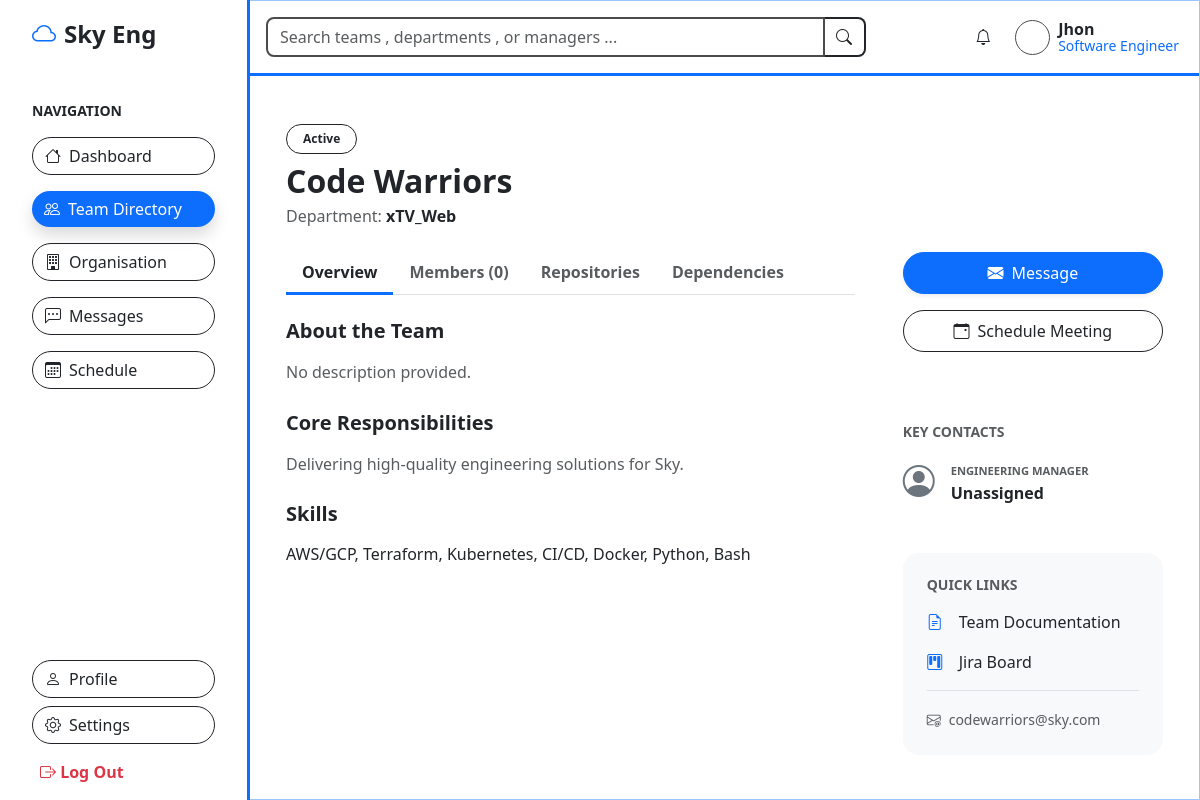
The app's page /teams/1/ (signed in) with its own data.
### apps/teams/models.py (models this page shows, shortened)
class Team(models.Model):
    department = models.ForeignKey(Department, on_delete=models.CASCADE, related_name='teams')
    manager_user = models.ForeignKey(User, on_delete=models.SET_NULL, null=True, blank=True, related_name='managed_teams')
    team_name = models.CharField(max_length=150)
    leader_name = models.CharField(max_length=150, blank=True, null=True)
    responsibilities = models.TextField(blank=True, null=True)  # Used in Overview Tab
    purpose = models.TextField(blank=True, null=True)           # Used in Overview Tab
    description = models.TextField(blank=True, null=True)       # Used for Directory Cards
    status = models.CharField(max_length=50, default='Active')
    skills = models.CharField(max_length=500, blank=True, null=True)
    dev_focus = models.TextField(blank=True, null=True)
    jira_project_name = models.CharField(max_length=200, blank=True, null=True)
    jira_board_url = models.URLField(blank=True, null=True)
    slack_channel = models.CharField(max_length=200, blank=True, null=True)
    standup_time = models.TimeField(blank=True, null=True)
    standup_link = models.URLField(blank=True, null=True)
    wiki_url = models.URLField(blank=True, null=True)
    created_date = models.DateTimeField(auto_now_add=True)
    disbanded_at = models.DateTimeField(null=True, blank=True)

class Department(models.Model):
    organisation = models.ForeignKey(Organisation, on_delete=models.CASCADE, related_name='departments')
    department_name = models.CharField(max_length=150)
    dept_description = models.TextField(blank=True, null=True)
    dept_leader_user = models.ForeignKey(User, on_delete=models.SET_NULL, null=True, blank=True, related_name='led_departments')
    specialisation = models.CharField(max_length=150, blank=True, null=True)

### apps/teams/views.py (the view)
# urls.py: path('<int:team_id>/', views.team_detail, name='team_detail'),
def team_detail(request, team_id):
    team = get_object_or_404(
        Team.objects.select_related('department', 'manager_user')
        .prefetch_related(
            'team_members__user',
            'repositories',
            'upstream_dependencies__upstream_team',
            'downstream_dependencies__downstream_team'
        ),
        id=team_id
    )
    context = {
        'team': team,
    }
    return render(request, 'teams/team_detail.html', context)

### templates/teams/team_detail.html (shortened to what this page needs)
{% extends 'base.html' %}
{% block content %}
<div class="container-fluid py-4">
    <div class="mb-4">
        <span class="badge mb-2 px-3 py-2 rounded-pill border border-dark text-dark" style="background-color: transparent;">
            {{ team.status }}
        </span>
        <h2 class="fw-bold mb-1">{{ team.team_name }}</h2>
        <p class="text-muted">Department: <strong class="text-dark">{{ team.department.department_name }}</strong></p>
    </div>
    <div class="row g-5">
        <div class="col-12 col-lg-8">
            <ul class="nav nav-tabs mb-4 border-bottom-2" id="teamTabs" role="tablist">
                <li class="nav-item" role="presentation">
                    <button class="nav-link active text-dark fw-bold border-0 border-bottom border-primary border-3 bg-transparent" id="overview-tab" data-bs-toggle="tab" data-bs-target="#overview" type="button" role="tab">Overview</button>
                </li>
                <li class="nav-item" role="presentation">
                    <button class="nav-link text-muted fw-bold border-0 bg-transparent" id="members-tab" data-bs-toggle="tab" data-bs-target="#members" type="button" role="tab">Members ({{ team.team_members.all|length }})</button>
                </li>
                <li class="nav-item" role="presentation">
                    <button class="nav-link text-muted fw-bold border-0 bg-transparent" id="repos-tab" data-bs-toggle="tab" data-bs-target="#repos" type="button" role="tab">Repositories</button>
                </li>
                <li class="nav-item" role="presentation">
                    <button class="nav-link text-muted fw-bold border-0 bg-transparent" id="dependencies-tab" data-bs-toggle="tab" data-bs-target="#dependencies" type="button" role="tab">Dependencies</button>
                </li>
            </ul>
            <div class="tab-content" id="teamTabsContent">
                <div class="tab-pane fade show active" id="overview" role="tabpanel">
                    <h5 class="fw-bold mb-3">About the Team</h5>
                    <p class="text-muted mb-4" style="line-height: 1.7;">{{ team.description|default:"No description provided." }}</p>
                    <h5 class="fw-bold mb-3">Core Responsibilities</h5>
                    <p class="text-muted mb-4" style="line-height: 1.7;">{{ team.purpose|default:"Delivering high-quality engineering solutions for Sky." }}</p>
                    <h5 class="fw-bold mb-3">Skills</h5>
                    <p class="text-dark fw-medium">{{ team.skills|default:"AWS/GCP, Terraform, Kubernetes, CI/CD, Docker" }}</p>
                </div>
            </div>
        </div>
        <div class="col-12 col-lg-4">
            <div class="mb-4">
                <a href="{% url 'mails' %}" class="btn btn-primary w-100 mb-3 rounded-pill py-2 shadow-sm"><i class="bi bi-envelope-fill me-2"></i>Message</a>
                <a href="{% url 'schedule' %}" class="btn btn-outline-dark w-100 mb-5 rounded-pill py-2"><i class="bi bi-calendar-event me-2"></i>Schedule Meeting</a>
            </div>
            <div class="mb-5">
                <h6 class="text-uppercase text-muted fw-bold small mb-3">Key Contacts</h6>
                <div class="d-flex align-items-center mb-3">
                    <i class="bi bi-person-circle fs-2 text-secondary me-3"></i>
                    <div>
                        <small class="text-muted text-uppercase fw-bold" style="font-size: 0.7rem;">Engineering Manager</small>
                        <p class="mb-0 fw-bold">
                            {% if team.manager_user %}
                                {{ team.manager_user.first_name }} {{ team.manager_user.last_name|default:team.manager_user.username }}
                            {% else %}
                                Unassigned
                            {% endif %}
                        </p>
                    </div>
                </div>
            </div>
            <div class="p-4 bg-light rounded-4 border-0">
                <h6 class="text-uppercase text-muted fw-bold small mb-3">Quick Links</h6>
                <ul class="list-unstyled mb-0 d-grid gap-3">
                    <li><a href="{{ team.wiki_url|default:'#' }}" class="text-decoration-none text-dark fw-medium"><i class="bi bi-file-earmark-text text-primary me-3"></i>Team Documentation</a></li>
                    <li><a href="{{ team.jira_board_url|default:'#' }}" class="text-decoration-none text-dark fw-medium"><i class="bi bi-kanban text-primary me-3"></i>Jira Board</a></li>
                    <li class="border-top pt-3"><a href="#" class="text-decoration-none text-muted small"><i class="bi bi-envelope-at me-2"></i>{{ team.team_name|lower|cut:" " }}@sky.com</a></li>
                </ul>
            </div>
        </div>
    </div>
</div>
{% endblock %}

### templates/base.html (shortened to what this page needs)
<!DOCTYPE html>
<html>
<head>
    <link href="https://cdn.jsdelivr.net/npm/bootstrap@5.3.8/dist/css/bootstrap.min.css" rel="stylesheet">
    <link rel="stylesheet" href="https://cdn.jsdelivr.net/npm/bootstrap-icons@1.13.1/font/bootstrap-icons.min.css">
</head>
<body class="bg-light">
    <aside class="app-sidebar bg-white border-end border-primary border-3">
        {% include 'components/left_nav.html' %}
    </aside>
    <main class="app-main bg-white border border-start-0 border-primary-subtle">
        <div class="main-board">
            {% include 'components/topbar.html' %}
            <div class="p-3 p-lg-4">
                {% block content %}{% endblock %}
            </div>
        </div>
    </main>
</body>
</html>

### templates/components/left_nav.html
<div class="portal-sidebar d-flex flex-column h-100">
    <div class="portal-sidebar-inner d-flex flex-column h-100">
        <div class="d-flex align-items-center gap-2 mb-5">
            <i class="bi bi-cloud text-primary fs-4"></i>
            <h4 class="m-0 fw-bold">Sky Eng</h4>
        </div>
        <p class="text-uppercase fw-bold small mb-3 text-dark">Navigation</p>
        <nav class="d-grid gap-3">
            <a href="{% url 'home' %}" class="btn rounded-pill d-flex align-items-center gap-2 text-start
                     {% if request.path == '/' %}btn-primary border-0 shadow{% else %}btn-outline-dark{% endif %}">
                <i class="bi bi-house"></i>
                <span>Dashboard</span>
            </a>
            <a href="{% url 'teams:teams_list' %}" class="btn rounded-pill d-flex align-items-center gap-2 text-start
                     {% if '/teams/' in request.path %}btn-primary text-white border-0 shadow{% else %}btn-outline-dark{% endif %}">
                <i class="bi bi-people"></i>
                <span>Team Directory</span>
            </a>
            <a href="{% url 'organisation' %}" class="btn rounded-pill d-flex align-items-center gap-2 text-start
                     {% if '/organisation/' in request.path %}btn-primary border-0 shadow{% else %}btn-outline-dark{% endif %}">
                <i class="bi bi-building"></i>
                <span>Organisation</span>
             </a>
            <a href="{% url 'mails' %}" class="btn rounded-pill d-flex align-items-center gap-2 text-start
                     {% if '/mails/' in request.path %}btn-primary border-0 shadow{% else %}btn-outline-dark{% endif %}">
                <i class="bi bi-chat-left-dots"></i>
                <span>Messages</span>
            </a>
            <a href="{% url 'schedule' %}" class="btn rounded-pill d-flex align-items-center gap-2 text-start
                     {% if '/schedule/' in request.path %}btn-primary border-0 shadow{% else %}btn-outline-dark{% endif %}">
                <i class="bi bi-calendar3"></i>
                <span>Schedule</span>
            </a>
        </nav>
        <div class="mt-auto d-grid gap-2">
            <a href="{% url 'profile' %}" class="btn rounded-pill d-flex align-items-center gap-2 text-start
                     {% if '/profile/' in request.path %} btn-primary border-0 shadow{% else %}btn-outline-dark{% endif %}">
                <i class="bi bi-person"></i>
                <span>Profile</span>
            </a>
           <a href="{% url 'users:settings' %}" class="btn rounded-pill d-flex align-items-center gap-2 text-start
                    {% if '/settings/' in request.path %}btn-primary border-0 shadow{% else %}btn-outline-dark{% endif %}">
                <i class="bi bi-gear"></i>
                <span>Settings</span>
            </a>
            <a href="{% url 'logout' %}" class="text-danger fw-bold text-decoration-none px-2 pt-2">
                <i class="bi bi-box-arrow-right"></i>
                <span>Log Out</span>
            </a>
        </div>
    </div>
</div>

### templates/components/topbar.html
<div class="border-bottom border-primary border-3 p-3 d-flex align-items-center justify-content-between gap-3 flex-wrap">
    <div class="portal-search-wrap">
        <div class="input-group">
            <input
                type="text"
                class="form-control rounded-start-3 portal-search-input"
                placeholder="Search teams , departments , or managers ..."
            >
            <span class="input-group-text bg-white border-2 border-start-0 border-dark rounded-end-3">
                <i class="bi bi-search"></i>
            </span>
        </div>
    </div>
    <div class="d-flex align-items-center gap-4 pe-1">
        <i class="bi bi-bell"></i>
        <div class="d-flex align-items-center gap-2">
            <span class="profile-avatar"></span>
            <div class="lh-1">
                <div class="fw-semibold">
                    {% if request.user.first_name %}
                        {{ request.user.first_name }} {{ request.user.last_name }}
                    {% else %}
                        {{ request.user.username }}
                    {% endif %}
                </div>
                <small class="text-primary">
                    Software Engineer
                </small>
            </div>
        </div>
    </div>
</div>

### templates/base.html (style rules this page uses)
html, body { height: 100%; }
body { overflow: hidden; }
.app-sidebar { position: fixed; top: 0; left: 0; z-index: 9999; width: 250px; height: 100vh; overflow-y: auto; }
.app-main { margin-left: 250px; height: 100vh; overflow-y: auto; }
.portal-sidebar { width: 100%; height: 100%; min-height: 100%; margin: 0; padding: 0; }
.portal-sidebar-inner { padding: 1rem 2rem; min-height: 100%; }
.main-board { margin: 0; min-height: 100%; }
.portal-search-wrap { max-width: 600px; width: 100%; }
.portal-search-input { border: 2px solid #4b4b4b; font-size: 1rem; }
.profile-avatar { width: 35px; height: 35px; border: 1px solid #4b4b4b; border-radius: 50%; background: #ffffff; display: inline-block; }

### records on screen
Team: status "Active", team_name "Code Warriors", department.department_name "xTV_Web", team_members.all|length "0", description "No description provided.", purpose "Delivering high-quality engineering solutions for Sky.", skills "AWS/GCP, Terraform, Kubernetes, CI/CD, Docker, Python, Bash", team_name "codewarriors"

### other values on screen
{{ request.user.username }} "Jhon"
